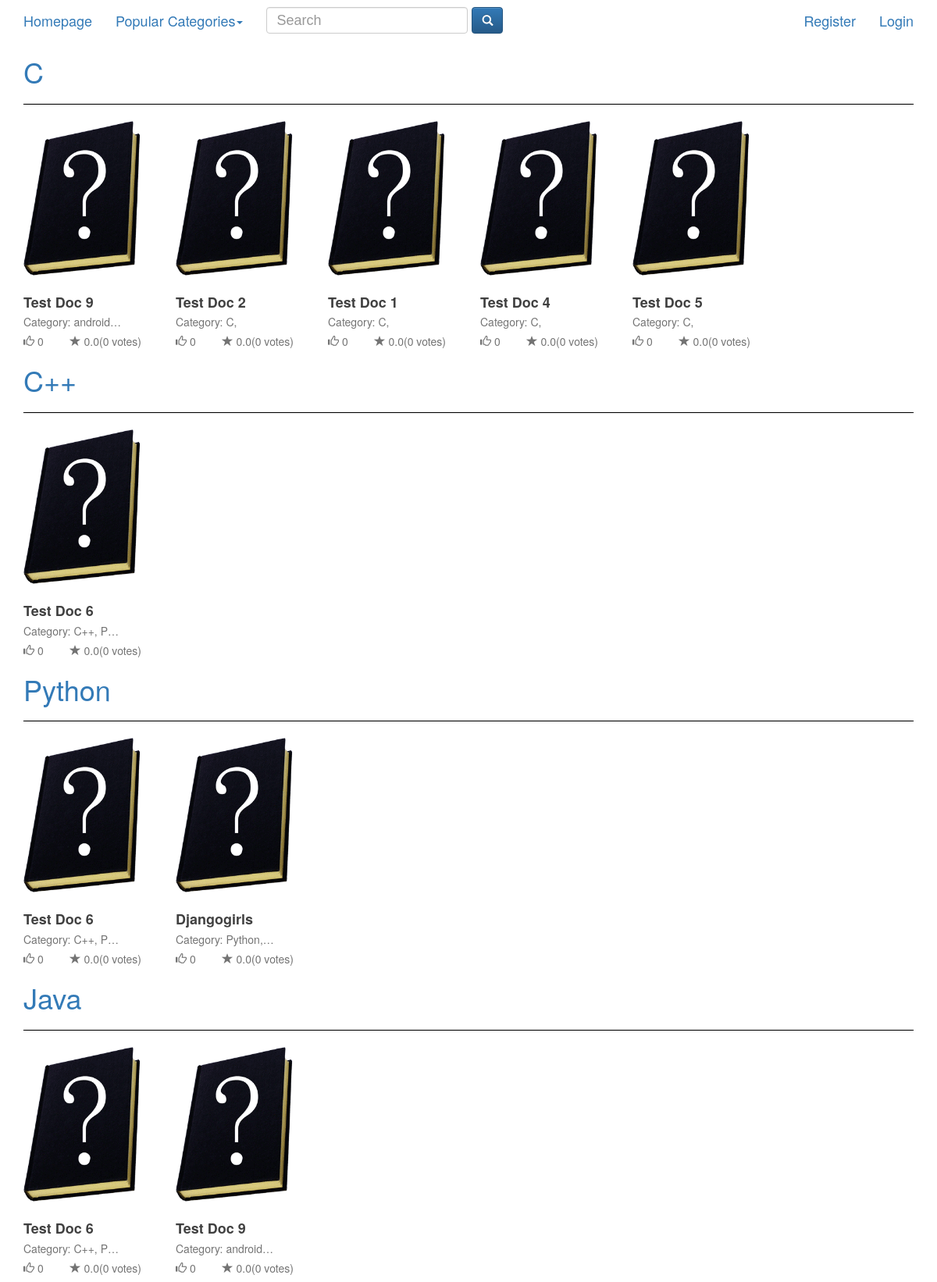
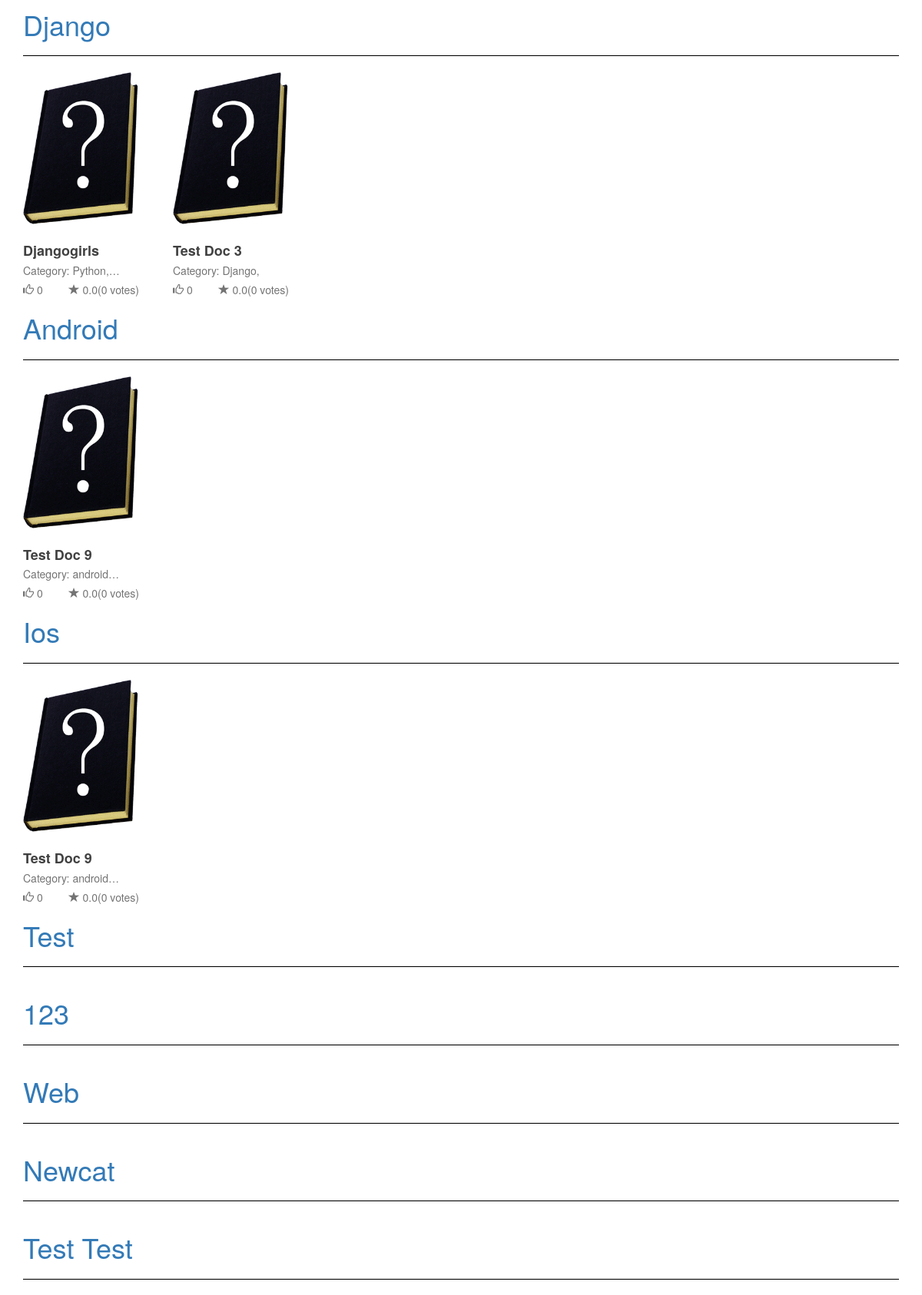
The app's page /categories/all/, older data (2 pictures, top to bottom).
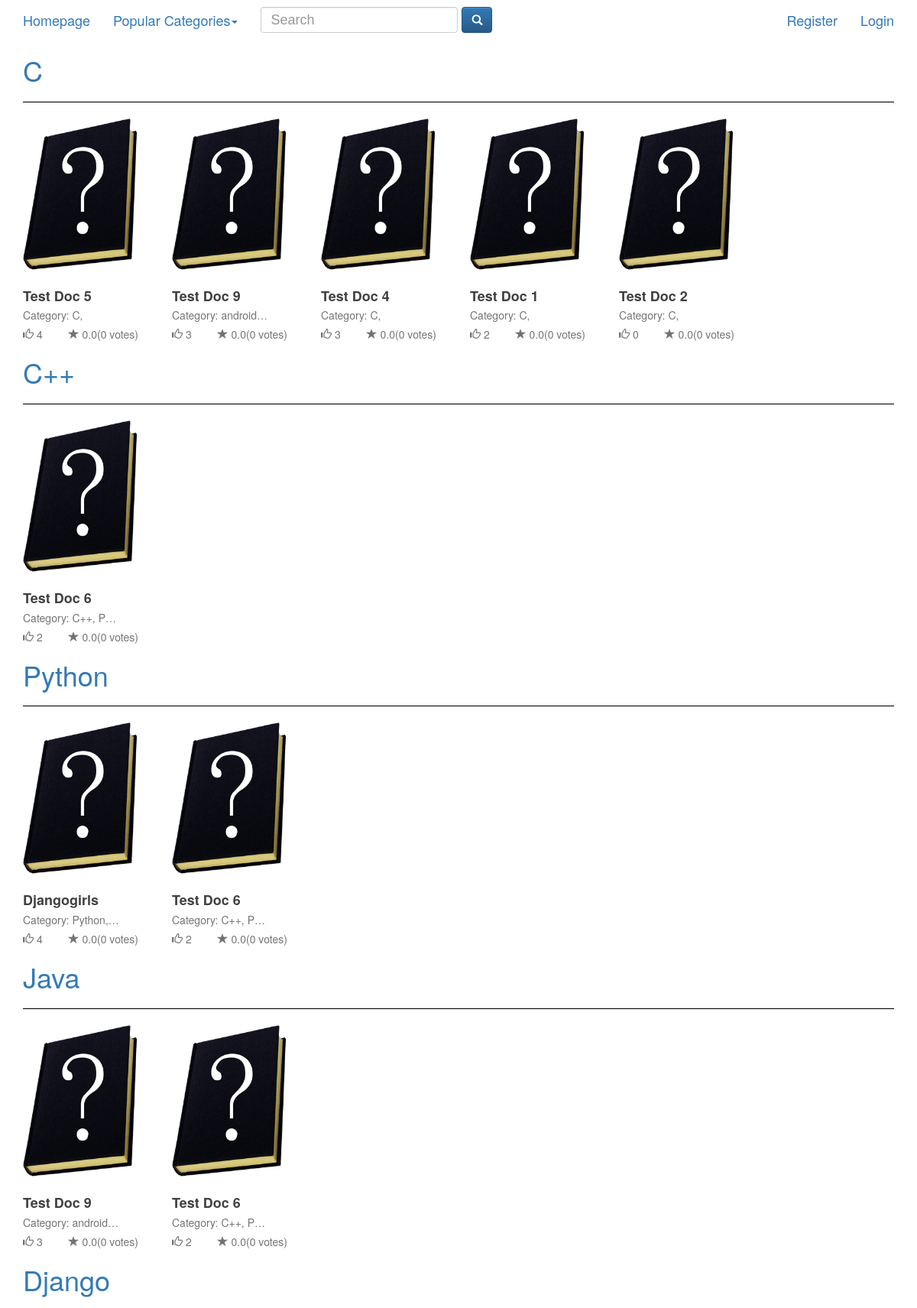
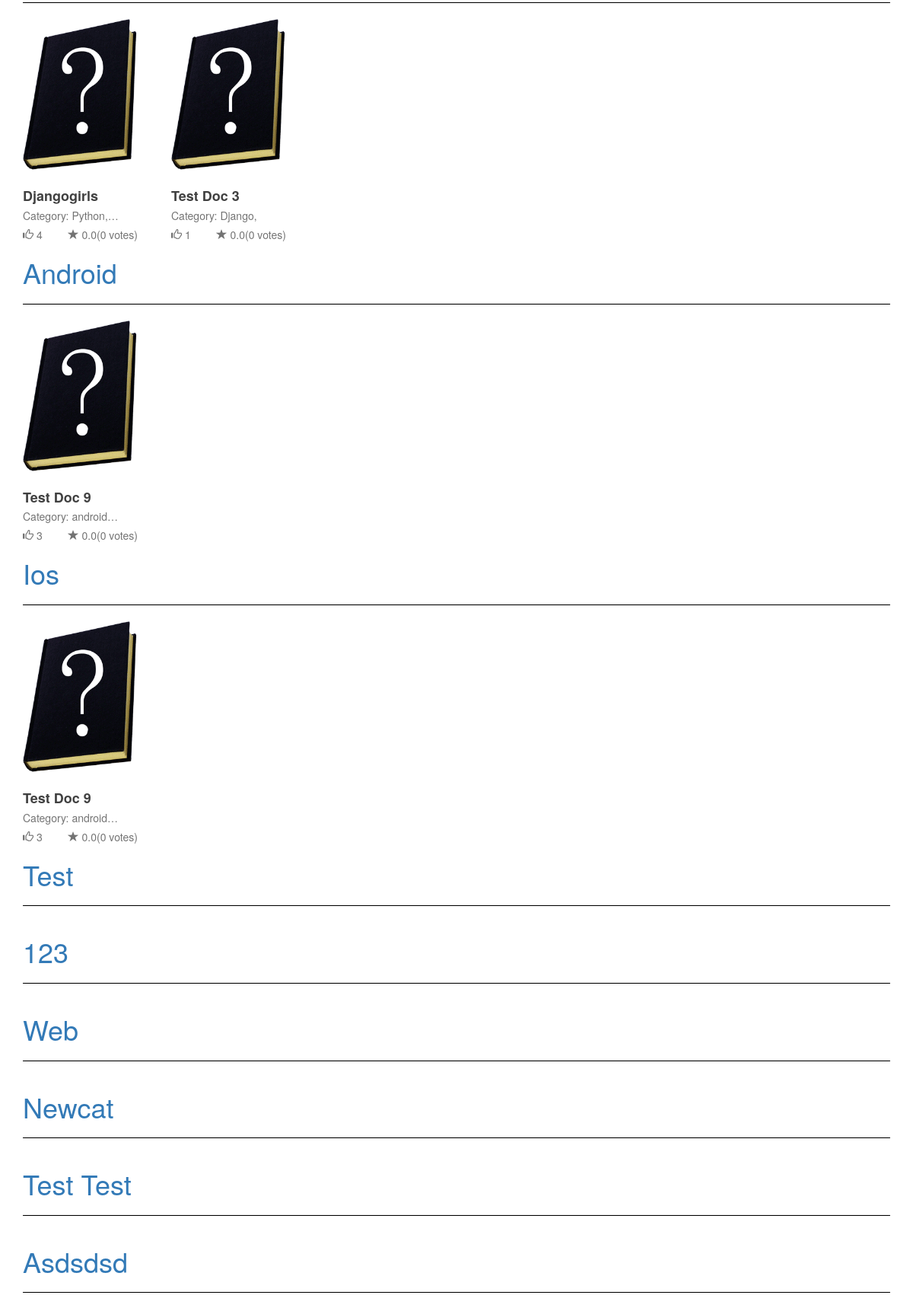
The same page, newer data (2 pictures, top to bottom).
### category/models.py (models this page shows)
class Category(models.Model):
    name = models.CharField(max_length=50, unique=True)
    def __str__(self):
        return self.name
    class Meta:
        verbose_name_plural = 'categories'

### document/models.py (models this page shows, shortened)
class Document(models.Model):
    title = models.CharField(max_length=200, unique=True)
    topic = models.ManyToManyField(Category, )
    level = models.ManyToManyField(Level)
    author = models.CharField(max_length=50, blank=True, null=True)
    submit_date = models.DateField(auto_now_add=True)
    edited_date = models.DateField(auto_now=True)
    link = models.URLField(null=True, blank=True)
    file = models.FileField(null=True, blank=True, upload_to='document_files',
                            validators=[validate_file_extension])
    image = models.ImageField(upload_to='document_images', default='/document_images/question_mark.jpg')
    review = models.TextField()
    number_of_likes = models.PositiveIntegerField(default=0)
    number_of_views = models.PositiveIntegerField(default=0)
    posted_user = models.ForeignKey(User)
    approve = models.BooleanField(default=False)
    liked_by = models.ManyToManyField(User, blank=True, related_name='liked_documents')
    rating = models.FloatField(default=0)
    def __str__(self):
        return self.title

### category/views.py (the view)
class CategoryListView(ListView):
    model = Category
    template_name = 'category/category_list.html'
    context_object_name = 'category_list'

### category/templatetags/category_template_tags.py (called while the page is built)
@register.inclusion_tag('category/popular_categories.html')
def get_popular_categories():
    return {'categories': Category.objects.annotate(num_docs=Count('document')).order_by('-num_docs')[:5]}

### document/templatetags/document_template_tags.py (called while the page is built)
@register.inclusion_tag('document/top_likes.html')
def get_top_document_in_category(category):
    return {
        'documents': Document.objects.filter(
            topic__id__contains=category.id
        ).annotate(
            num_likes=Count('liked_by')
        ).order_by('-num_likes')[:5]
    }

### category/templates/category/category_list.html
{% extends 'base.html' %}
{% load staticfiles %}
{% load document_template_tags %}
{% block content %}
    {% for category in category_list %}
        <h1><a href="{% url 'category_detail' category.id %}">{{ category|title }}</a></h1>
        <hr>
        {% get_top_document_in_category category %}
    {% endfor %}
{% endblock %}

### templates/base.html (shortened to what this page needs)
<!DOCTYPE html>{% load staticfiles %}
<html lang="en">
    <head>
        <link rel="stylesheet" href="https://maxcdn.bootstrapcdn.com/bootstrap/3.3.7/css/bootstrap.min.css"
>
        <link rel="stylesheet" href="https://maxcdn.bootstrapcdn.com/bootstrap/3.3.7/css/bootstrap-theme.min.css"
>
        <link rel="stylesheet" href="//code.jquery.com/ui/1.12.1/themes/base/jquery-ui.css">
        <link rel="stylesheet" href="{% static 'master.css' %}">
    </head>
    <body>
        {% include 'nav.html' %}
        <div class="container" >
            {% block content %}
            {% endblock %}
        </div>
    </body>
</html>

### templates/nav.html (shortened to what this page needs)
{% load category_template_tags %}
<nav class="navbar " role="navigation">
    <div class="container">
        <div class="navbar-header">
            <a class="navbar-brand" href="{% url 'index' %}">Homepage</a>
        </div>
        <ul class="nav navbar-nav">
            <li class="dropdown">
                <a href="#" class="dropdown-toggle" data-toggle="dropdown" role="button" aria-haspopup="true"
                   aria-expanded="false">Popular Categories<span class="caret"></span></a>
            </li>
        </ul>
        <div class="navbar-form navbar-left">
            <div class="form-group">
                <div class="ui-widget">
                    <input id="tags-nav" class="form-control" onkeypress="searchNav();" placeholder="Search">
                </div>
            </div>
            <button class="btn btn-primary" onclick="search_by_click_nav()">
                <span class="glyphicon glyphicon-search"></span>
            </button>
        </div>
        <ul class="nav navbar-nav navbar-right">
            {% if user.is_authenticated %}
                <li><a href="{% url 'user_detail' user.userprofileinfo.id %}">Your Profile</a></li>
                <li><a href="{% url 'logout' %}">Logout</a></li>
            {% else %}
                <li><a href="{% url 'register' %}">Register</a></li>
                <li><a href="{% url 'login' %}">Login</a></li>
            {% endif %}
        </ul>
    </div>
</nav>

### document/templates/document/top_likes.html
{% load staticfiles %}
<div class="row">
    {% for doc in documents %}
        <div class="col-md-2">
            <div class="card" onclick="location.href='{% url 'document_detail' doc.id %}'">
                <figure class="thumb" style="display: inline-block">
                    <div class="cover">
                        <img src="{{ doc.image.url }}"/>
                    </div>
                    <h2 class="overflow ellipsis">{{ doc|title }}</h2>
                    <p class="author overflow ellipsis">
                        Category:
                        {% for topic in doc.topic.all %}
                            {{ topic }},
                        {% endfor %}
                    </p>
                    <p class="author">
                        <span class="glyphicon glyphicon-thumbs-up"></span> {{ doc.liked_by.count }}
                        <span class="glyphicon glyphicon-star" style="margin-left: 30px"></span>
                        {{ doc.rating }}({{ doc.userratedocument_set.all.count }} votes)
                    </p>
                </figure>
            </div>
        </div>
    {% endfor %}
</div>

### static/master.css (style rules this page uses)
nav { font-size: large; }
hr { color: #000; background-color: #000; height: 1px; }
.navbar { margin-bottom: 0; }
figure.thumb { margin: 0; display: inline-block; vertical-align: top; }
.thumb h2, .thumb p { margin: 0; overflow: hidden; }
.thumb h2 { overflow: hidden; font-weight: 700; font-size: 18px; color: rgba(0, 0, 0, .75); margin-top: 20px; }
.thumb .author { font-size: 14px; margin-top: 5px; color: rgba(0, 0, 0, .55); font-weight: 400; }
.cover { display: inline-block; position: relative; margin-right: 20px; }
.cover:after { content: ''; overflow: hidden; width: 100%; height: 100%; position: absolute; top: 0; }
.cover img { height: 200px; width: 150px; display: block; position: relative; }
.overflow { width: 9em; white-space: nowrap; overflow: hidden; }
.ellipsis { text-overflow: ellipsis; white-space: nowrap; overflow: hidden; }
* { box-sizing: border-box; }

Row changes from the older to the newer data that the page shows:
changed Document "Test Doc 5": liked_by.count "0" → "4"; moves up the list
changed Document "Test Doc 9": liked_by.count "0" → "3"; moves up the list
changed Document "Test Doc 4": liked_by.count "0" → "3"; moves up the list
changed Document "Test Doc 1": liked_by.count "0" → "2"; moves down the list
changed Document "Test Doc 6": liked_by.count "0" → "2"
changed Document "Djangogirls": liked_by.count "0" → "4"; moves up the list
changed Document "Test Doc 3": liked_by.count "0" → "1"
added Category: name "Asdsdsd"
